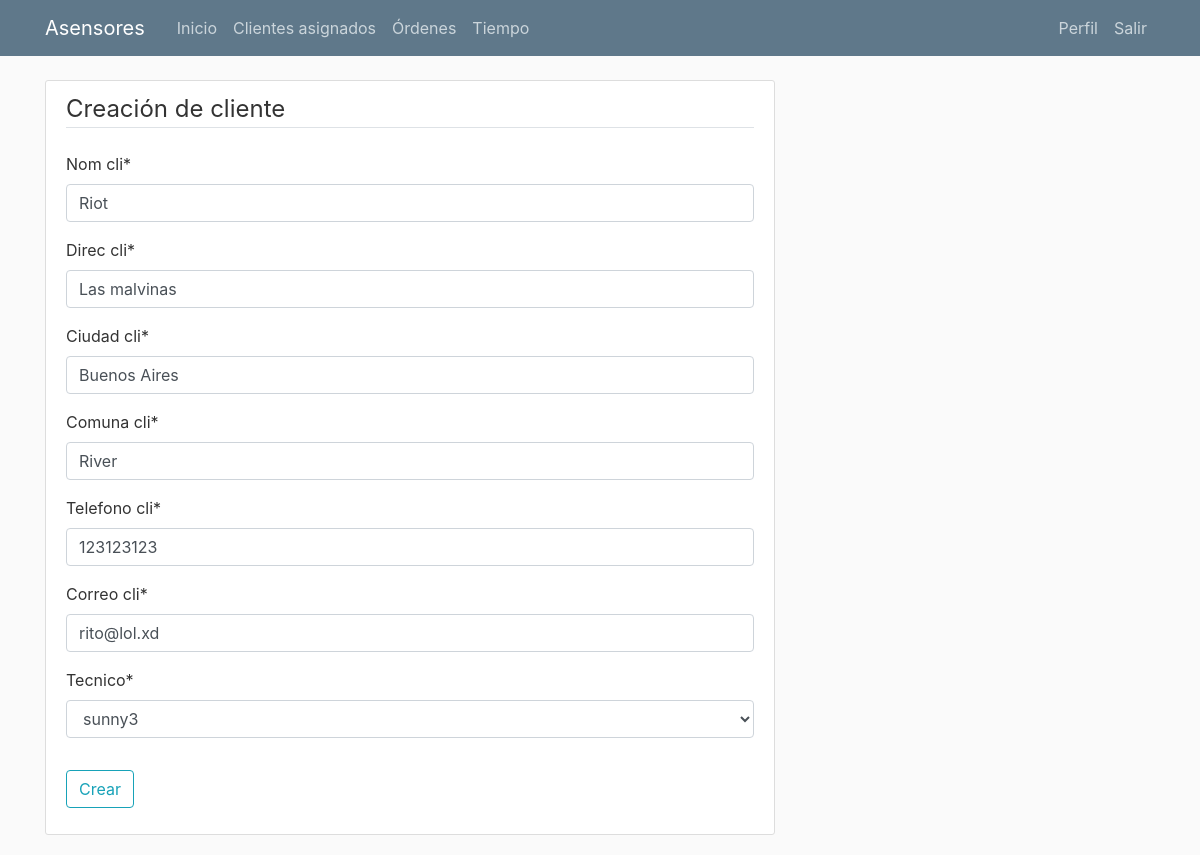
/post/42/update/ (signed in), run on the app's committed database.
### blog/models.py (models this page shows, shortened)
class Post(models.Model):
	nom_cli = models.CharField(max_length=100)
	direc_cli = models.CharField(max_length=100)
	ciudad_cli = models.CharField(max_length=100)
	comuna_cli = models.CharField(max_length=100)
	telefono_cli = models.CharField(max_length=100)
	correo_cli = models.EmailField(max_length=100)
	date_posted = models.DateTimeField(default=timezone.now)
	tecnico = models.ForeignKey(User, on_delete=models.CASCADE)

### blog/views.py (the view, shortened to what this page needs)
# urls.py: path('post/<int:pk>/update/', PostUpdateView.as_view(), name='post-update'),
class PostUpdateView(LoginRequiredMixin, UserPassesTestMixin, UpdateView):
	model = Post
	fields = ['nom_cli','direc_cli','ciudad_cli','comuna_cli','telefono_cli','correo_cli','tecnico']
	def test_func(self):
		post = self.get_object()
		if self.request.user == post.tecnico:
			return True
		return False

### blog/templates/blog/post_form.html (shortened to what this page needs)
{% extends "blog/base.html" %}
{% load crispy_forms_tags %}
{% block content %}
	<div class="content-section">
		<form method="POST">
			<fieldset class="form-group">
				<legend class="border-bottom mb-4">Creación de cliente</legend>
				{{ form|crispy }}
			</fieldset>
			<div class="form-group">
				<button class="btn btn-outline-info" type="submit">Crear</button>
			</div>
		</form>
	</div>
{% endblock content %}

### blog/static/blog/main.css (style rules this page uses)
body { background: #fafafa; color: #333333; margin-top: 5rem; }
.content-section { background: #ffffff; padding: 10px 20px; border: 1px solid #dddddd; border-radius: 3px; margin-bottom: 20px; }

### data on the page
Post: nom_cli "Riot", direc_cli "Las malvinas", ciudad_cli "Buenos Aires", comuna_cli "River", telefono_cli "123123123", correo_cli "rito@lol.xd", tecnico "sunny3"
